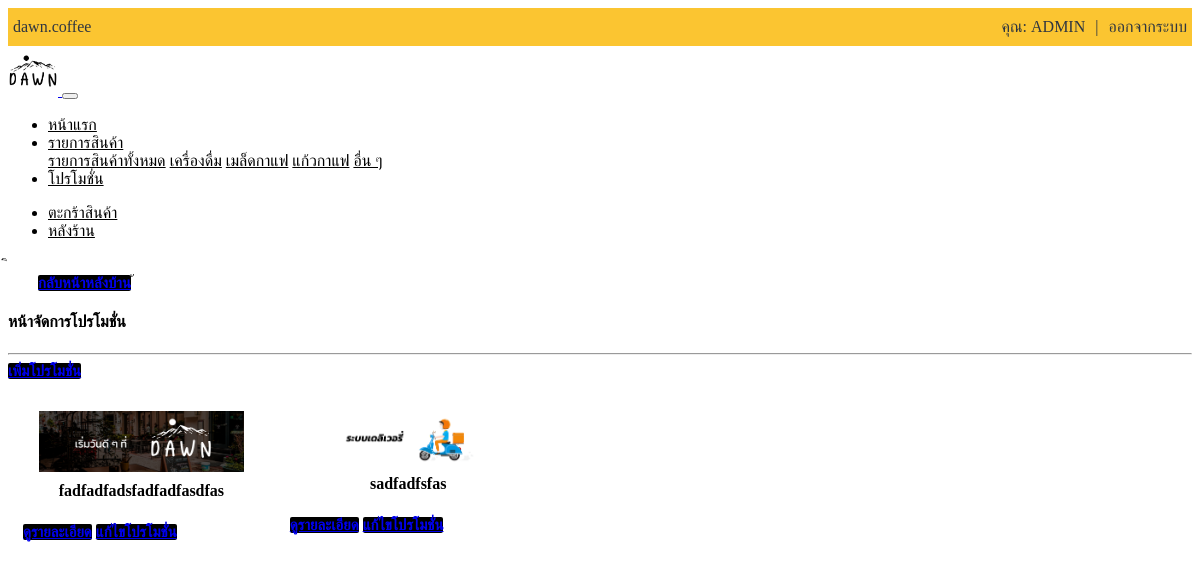
/admin/admin_promotion.php (signed in), run on the app's committed database.
### tables this page shows
CREATE TABLE `account` (
  `acc_id` int(5) NOT NULL,
  `acc_name` varchar(255) NOT NULL,
  `acc_password` varchar(255) NOT NULL,
  `acc_email` varchar(255) NOT NULL,
  `acc_address` varchar(255) NOT NULL,
  `acc_phone` varchar(255) NOT NULL,
  `acc_status` varchar(255) NOT NULL
);

CREATE TABLE `promotion` (
  `pro_id` int(5) NOT NULL,
  `pro_name` text NOT NULL,
  `pro_detail` longtext NOT NULL,
  `pro_date` timestamp NOT NULL DEFAULT current_timestamp() ON UPDATE current_timestamp(),
  `pro_img` text NOT NULL
);

### admin/admin_promotion.php (the view, shortened to what this page needs)
<?php
include_once('include/navbar.php');
$check_admin = isset($_SESSION['auth-status']) ? $_SESSION['auth-status'] : '';
if($check_admin == 'admin' ){
?>
ิ<div class="container">
<a href="?page=admin" class="btn btn-primary btn-block btn-back">กลับหน้าหลังบ้าน</a>
้<h4 class="text-center">หน้าจัดการโปรโมชั่น</h4>
<hr>
<div class="container-fluid">
	<div class="row">
		<div class="col-md-12">
            <a href="?page=promotion_add" class="btn btn-primary btn-block btn-proinsert">เพิ่มโปรโมชั่น</a>
            <div class="row_pro">
<?php
    include_once('config.inc.php');
    $result = mysqli_query($conn,"SELECT * FROM promotion ORDER BY pro_id");
    while($row = mysqli_fetch_array($result)){
        echo '
        <div class="column_pro">
            <div class="product_cards">
                <img  width="336px" src="'.$row['pro_img'].'">
                <div class="product_name"><b class="product_text">'.$row['pro_name'].'</b></div>
            </div>
            <a href="?page=promotion_view&&pro_id='.$row['pro_id'].'" class="btn btn-primary btn-block btn-editpro">ดูรายละเอียด</a>
            <a href="?page=promotion_edit&&pro_id='.$row['pro_id'].'" class="btn btn-primary btn-block btn-editpro">แก้ไขโปรโมชั่น</a>
        </div>
        ';
    }
?>
</div>
		</div>
	</div>
</div>
</div>
<?php }else {
    header('Location: ?page=home');
}?>

### include/navbar.php (shortened to what this page needs)
<div class="acc-nav">
<ul class="ul-acc-nav">
  <div class="container">
  <li><a href="#"> <i class="fab fa-instagram"></i> dawn.coffee</a></li>
  <?php
      if(isset($_SESSION['auth-id'])){
        include('config.inc.php');
        $sql = "SELECT * FROM account WHERE acc_id='".$_SESSION["auth-id"]."' ";
        $result = mysqli_query($conn, $sql);
        $row = mysqli_fetch_array($result);
        extract($row);
  ?>
  <li style="float:right"><a href="?page=logout">ออกจากระบบ</a></li>
  <li style="float:right" ><a style="color: #2f3640;">|</a></li>
  <li style="float:right" ><a href="?page=profile">คุณ: <?=$acc_name?></a></li>
  <?php }?>
  </div>
</ul>
</div>
<nav class="navbar navbar-expand-md navbar-light bg-c-light">
  <div class="container">
  <a class="navbar-brand" href="?page=home">
    <img src="dist/img/logo_dawn.png" alt="logo" width="50px">
  </a>
  <button class="navbar-toggler" type="button" data-toggle="collapse" data-target="#navbarSupportedContent" aria-controls="navbarSupportedContent" aria-expanded="false" aria-label="Toggle navigation">
  </button>
  <div class="collapse navbar-collapse" id="navbarSupportedContent">
    <ul class="navbar-nav mr-auto">
      <li class="nav-item">
        <a class="nav-link" href="?page=home">หน้าแรก</a>
      </li>
      <li class="nav-item dropdown">
        <a class="nav-link dropdown-toggle" href="#" id="navbarDropdown" role="button" data-toggle="dropdown" aria-haspopup="true" aria-expanded="false">
          รายการสินค้า
        </a>
        <div class="dropdown-menu" aria-labelledby="navbarDropdown">
          <a class="dropdown-item" href="?page=allproduct">รายการสินค้าทั้งหมด</a>
          <a class="dropdown-item" href="?page=drink">เครื่องดื่ม</a>
          <a class="dropdown-item" href="?page=bean">เมล็ดกาแฟ</a>
          <a class="dropdown-item" href="?page=mug">แก้วกาแฟ</a>
          <a class="dropdown-item" href="?page=more">อื่น ๆ</a>
        </div>
      </li>
      <li class="nav-item">
        <a class="nav-link" href="?page=promotion">โปรโมชั่น</a>
      </li>
    </ul>
    <ul class="navbar-nav ml-auto">
            <?php
              if(isset($_SESSION['auth-id'])){
            ?>
        <li class="nav-item">
            <a class="nav-link" href="?page=cart"><i class="fas fa-shopping-cart"></i> ตะกร้าสินค้า</a>
        </li>
        <?php }?>
        <?php
        $nav_status = isset($_SESSION['auth-status']) ? $_SESSION['auth-status'] : '';
        if($nav_status == "admin"){
        echo'
            <li class="nav-item ">
                <a class="nav-link" href="?page=admin">หลังร้าน</a>
            </li>
            ';
        }
        ?>
    </ul>
  </div>
  </div>
</nav>

### include/navbar.php (style rules this page uses)
.ul-acc-nav { list-style-type: none; margin: 0; padding: 0; overflow: hidden; background-color: #fbc531; }
.ul-acc-nav li { float: left; }
.ul-acc-nav li a { display: block; color: #2f3640; text-align: center; padding: 10px 5px; text-decoration: none; }
.bg-c-light { background-color: white; }
.navbar-nav a { color: black !important; }

### admin/admin_promotion.php (style rules this page uses)
.btn-back { max-width: 150px; border-radius: 2px; font-size: 15px; font-weight: bold; background-color: black; border: 1px black; margin-top:30px; margin-right:auto; margin-left:30px; }
.btn-proinsert { max-width: 150px; border-radius: 2px; font-size: 15px; font-weight: bold; background-color: black; border: 1px black; margin-left:auto; margin-right:30px; }
.column_pro { float: left; width: 20%; padding: 0 15px; padding-bottom:15px; }
.row_pro { margin: 0; margin-top:15px; }
.row_pro:after { content: ""; display: table; clear: both; }
.product_cards { padding: 16px; text-align: center; }
.product_cards img { display:block; width:100%; margin-left:auto; margin-right:auto; }
.product_name { height: 25px; width: 100%; margin-top: 10px; text-overflow: ellipsis; word-wrap: break-word; overflow: hidden; }
.btn-editpro { max-width: 150px; border-radius: 2px; font-size: 15px; font-weight: bold; background-color: black; border: 1px black; margin-left:auto; margin-right:auto; }

### data on the page
account: acc_name "ADMIN"
promotion: pro_img (picture), pro_name "fadfadfadsfadfadfasdfas"
promotion: pro_img (picture), pro_name "sadfadfsfas"
